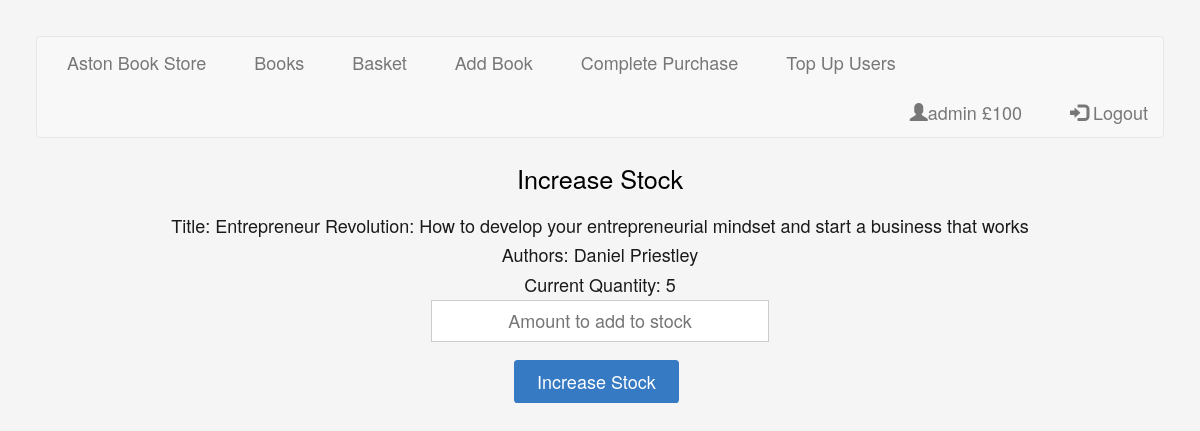
The page /addstock.php?isbn=9780857084163 (signed in) on the database as committed earlier.
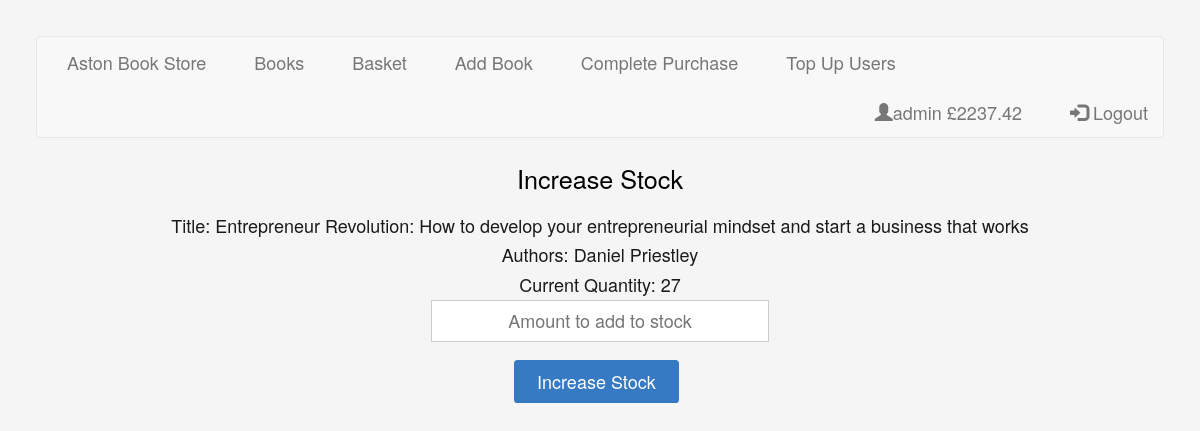
The same page on the database as committed later.
### tables this page shows
CREATE TABLE IF NOT EXISTS `user` (
  `user_id` int(11) NOT NULL AUTO_INCREMENT,
  `username` varchar(20) NOT NULL,
  `password` varchar(255) NOT NULL,
  `type` enum('Student','Staff') NOT NULL DEFAULT 'Student',
  `balance` decimal(10,2) NOT NULL,
  `email` varchar(254) NOT NULL,
  `name` varchar(100) NOT NULL,
  PRIMARY KEY (`user_id`),
  UNIQUE KEY `username` (`username`)
);

CREATE TABLE IF NOT EXISTS `book` (
  `book_id` varchar(13) NOT NULL COMMENT 'ISBN',
  `title` varchar(254) NOT NULL,
  `authors` varchar(254) NOT NULL,
  `quantity` int(11) NOT NULL,
  `price` decimal(10,2) NOT NULL,
  `description` varchar(10000) NOT NULL,
  `image` longblob NOT NULL,
  `image_name` varchar(255) DEFAULT NULL,
  PRIMARY KEY (`book_id`)
);

### addstock.php (the view, shortened to what this page needs)
<?php require_once 'php/Header.php'; ?>
<h2 class="center">Increase Stock</h2>
<div class="center">
  <div>
    <?php
      $errors = false;
      if(empty($_GET['isbn'])){
        echo "<div>ISBN can not be empty.</div>";
        echo '<div class="center"><button type="button" onclick=\'location.href="books.php"\' class="btn btn-primary">Return to Books</button></div>';
        $errors = true;
      } else {
        require_once 'php/InitDb.php';
        try{
          $isbn = $db->quote($_GET['isbn']);
          $rows = $db->query("SELECT book_id, title, authors, quantity FROM book
                              WHERE book_id = $isbn");
          if($rows->rowCount() == 0){
            echo "<div>ISBN not found.</div>";
            echo '<div class="center"><button type="button" onclick=\'location.href="books.php"\' class="btn btn-primary">Return to Books</button></div>';
            $errors = true;
          } else {
            $book = $rows->fetch();
            echo "<div class=\"center\">Title: {$book['title']}</div>";
            echo "<div class=\"center\">Authors: {$book['authors']}</div>";
            echo "<div class=\"center\">Current Quantity: {$book['quantity']}</div>";
          }
        } catch(PDOException $e){
          echo '<div class="center">Database error, please try again.</div>';
          error_log('Database Error: ' . $e);
          $errors = true;
        }
      }
      if(!$errors){
        ?>
        <form method="post" action="addstock.php?isbn=<?php echo $book['book_id']?>">
          <div class="center">
            <input type="text" name="quantity" placeholder="Amount to add to stock" autofocus class="center" size="30">
          </div>
          <div class="center">
            <input type="submit" value="Increase Stock" >
          </div>
        </form>
      <?php
      }
     ?>
  </div>
</div>

### php/Header.php (shortened to what this page needs)
<html>
<head>
  <link rel="stylesheet" type="text/css" href="css/bootstrap.css">
  <link rel="stylesheet" type="text/css" href="css/tacit.min.css">
  <link rel="stylesheet" type="text/css" href="css/my.css">
</head>
<body>
  <nav class="navbar navbar-default">
    <div class="container-fluid">
      <ul class="nav navbar-nav">
        <li <?php if(strpos($_SERVER['REQUEST_URI'], "index.php") !== false){echo 'class="active"';} ?>><a href="index.php">Aston Book Store</a></li>
        <li <?php if(strpos($_SERVER['REQUEST_URI'], "books.php") !== false){echo 'class="active"';} ?>><a href="books.php">Books</a></li>
        <li <?php if(strpos($_SERVER['REQUEST_URI'], "basket.php") !== false){echo 'class="active"';} ?>><a href="basket.php">Basket</a></li>
        <?php
          if($_SESSION['type'] == 'Staff'){?>
            <li <?php if(strpos($_SERVER['REQUEST_URI'], "addbook.php") !== false){echo 'class="active"';} ?>><a href="addbook.php">Add Book</a></li>
            <li <?php if(strpos($_SERVER['REQUEST_URI'], "purchase.php") !== false){echo 'class="active"';} ?>><a href="purchase.php">Complete Purchase</a></li>
            <li <?php if(strpos($_SERVER['REQUEST_URI'], "topup.php") !== false){echo 'class="active"';} ?>><a href="topup.php">Top Up Users</a></li>
        <?php } ?>
      </ul>
      <ul class="nav navbar-nav navbar-right">
        <li><a href="#"><span class="glyphicon glyphicon-user"></span><?php echo $_SESSION['username'] . ' '; include 'php/ShowBalance.php';?></a></li>
        <li><a href="php/Logout.php"><span class="glyphicon glyphicon-log-in"></span> Logout</a></li>
      </ul>
    </div>
  </nav>

### php/ShowBalance.php (shortened to what this page needs)
<?php
  require_once 'InitDb.php';
  try{
    $rows = $db->query("SELECT balance FROM user WHERE user_id = {$_SESSION['id']}");
    $row = $rows->fetch();
    echo '£' . $row['balance'];
  } catch(PDOException $e){
    echo 'Error retrieving balance';
    error_log('Database Error: ' . $e);
  }
?>

### css/my.css (style rules this page uses)
.center { display:flex; justify-content:center; align-items:center; text-align: center; }

Rows that differ between the two databases and show on the page:
changed user: balance "100" → "2237.42"
changed book "Daniel Priestley": quantity "5" → "27"
